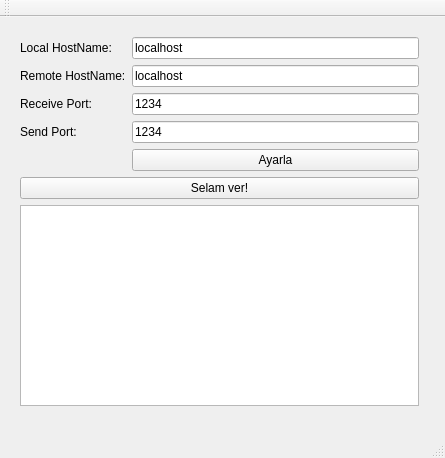
<?xml version="1.0" encoding="UTF-8"?>
<ui version="4.0">
 <class>MainWindow</class>
 <widget class="QMainWindow" name="MainWindow">
  <property name="geometry">
   <rect>
    <x>0</x>
    <y>0</y>
    <width>445</width>
    <height>458</height>
   </rect>
  </property>
  <property name="windowTitle">
   <string>MainWindow</string>
  </property>
  <widget class="QWidget" name="centralWidget">
   <widget class="QWidget" name="layoutWidget">
    <property name="geometry">
     <rect>
      <x>9</x>
      <y>9</y>
      <width>421</width>
      <height>391</height>
     </rect>
    </property>
    <layout class="QVBoxLayout" name="verticalLayout_2">
     <item>
      <layout class="QFormLayout" name="formLayout">
       <item row="0" column="0">
        <widget class="QLabel" name="labelHostName">
         <property name="text">
          <string>Local HostName:</string>
         </property>
        </widget>
       </item>
       <item row="0" column="1">
        <widget class="QLineEdit" name="hostLocalLineEdit">
         <property name="text">
          <string>localhost</string>
         </property>
        </widget>
       </item>
       <item row="3" column="0">
        <widget class="QLabel" name="labelPort">
         <property name="text">
          <string>Receive Port:</string>
         </property>
        </widget>
       </item>
       <item row="3" column="1">
        <widget class="QLineEdit" name="portReceiveLineEdit">
         <property name="text">
          <string>1234</string>
         </property>
        </widget>
       </item>
       <item row="4" column="0">
        <widget class="QLabel" name="labelPort_2">
         <property name="text">
          <string>Send Port:</string>
         </property>
        </widget>
       </item>
       <item row="6" column="1">
        <widget class="QPushButton" name="pushButton">
         <property name="text">
          <string>Ayarla</string>
         </property>
        </widget>
       </item>
       <item row="4" column="1">
        <widget class="QLineEdit" name="portSendLineEdit">
         <property name="text">
          <string>1234</string>
         </property>
        </widget>
       </item>
       <item row="1" column="1">
        <widget class="QLineEdit" name="hostRemoteLineEdit">
         <property name="text">
          <string>localhost</string>
         </property>
        </widget>
       </item>
       <item row="1" column="0">
        <widget class="QLabel" name="labelHostName_2">
         <property name="text">
          <string>Remote HostName:</string>
         </property>
        </widget>
       </item>
      </layout>
     </item>
     <item>
      <layout class="QVBoxLayout" name="verticalLayout">
       <item>
        <widget class="QPushButton" name="sayHelloPushButton">
         <property name="text">
          <string>Selam ver!</string>
         </property>
        </widget>
       </item>
       <item>
        <widget class="QPlainTextEdit" name="plainTextEdit"/>
       </item>
      </layout>
     </item>
    </layout>
   </widget>
  </widget>
  <widget class="QMenuBar" name="menuBar">
   <property name="geometry">
    <rect>
     <x>0</x>
     <y>0</y>
     <width>445</width>
     <height>21</height>
    </rect>
   </property>
  </widget>
  <widget class="QToolBar" name="mainToolBar">
   <attribute name="toolBarArea">
    <enum>TopToolBarArea</enum>
   </attribute>
   <attribute name="toolBarBreak">
    <bool>false</bool>
   </attribute>
  </widget>
  <widget class="QStatusBar" name="statusBar"/>
 </widget>
 <layoutdefault spacing="6" margin="11"/>
 <resources/>
 <connections/>
</ui>
